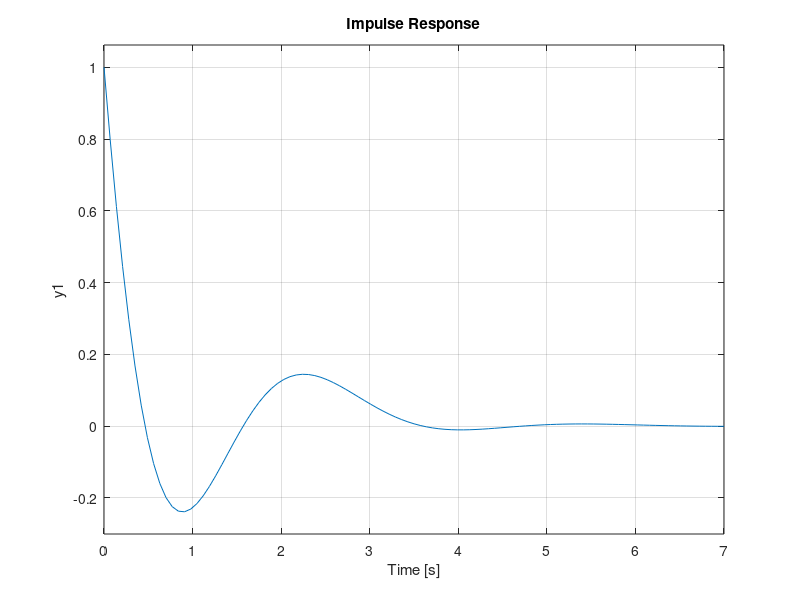
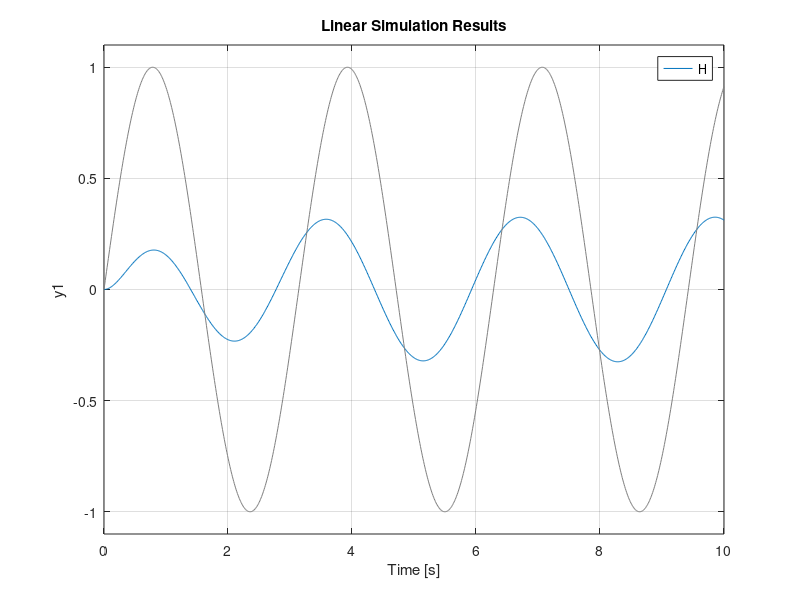

Source code (MATLAB) for these figures, in order: (Note: this script raises an error after producing the figures.)
%% CCS 2017b 3. Gyak - előben
%%
s = tf('s');
H = (s^2 + 1) / ( (s^2 + 2*s + 5) * (s + 1) )
figure, impulse(H)
figure, step(H)
%%
t = linspace(0,10,1000);
u = sin(2*t);
lsim(H,u,t)
opts = bodeoptions;
opts.MagUnits = 'abs';
bodeplot(H,opts), grid on